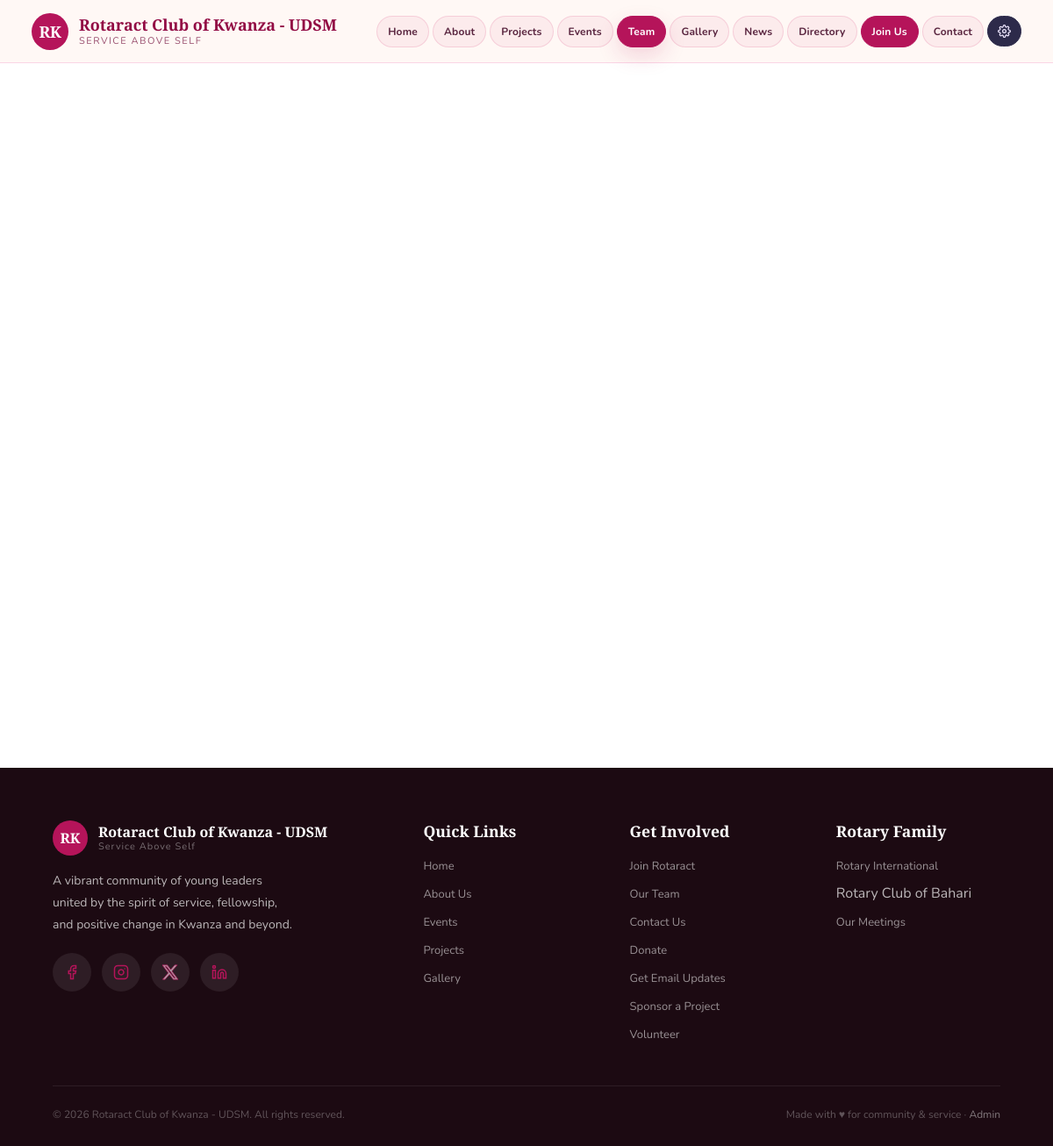
Before: /team.php with the older database file.
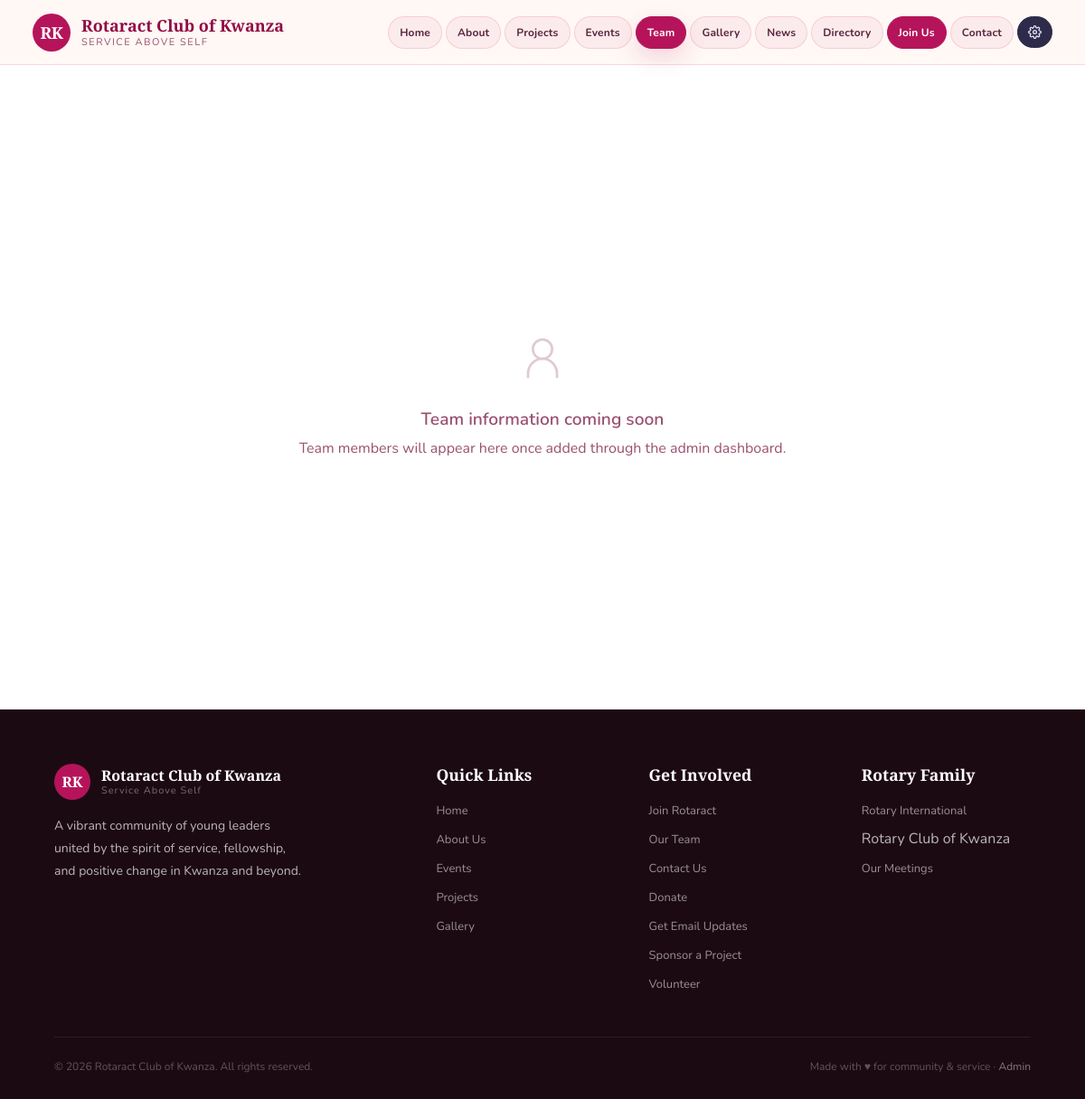
After: the same page with the newer database file.
### tables this page shows
CREATE TABLE `site_settings` (
  `id` int(11) NOT NULL AUTO_INCREMENT,
  `setting_key` varchar(100) NOT NULL,
  `setting_value` text DEFAULT NULL,
  `updated_at` timestamp NOT NULL DEFAULT current_timestamp() ON UPDATE current_timestamp(),
  PRIMARY KEY (`id`),
  UNIQUE KEY `setting_key` (`setting_key`)
);

### classes/SiteSettings.php (called while the page is built, shortened)
<?php
class SiteSettings
{
    private mysqli $db;
    public function __construct(mysqli $conn)
    {
        $this->db = $conn;
    }
    public function get(string $key, string $default = ''): string
    {
        $stmt = $this->db->prepare(
            'SELECT setting_value FROM site_settings WHERE setting_key = ?'
        );
        $stmt->bind_param('s', $key);
        $stmt->execute();
        $stmt->bind_result($value);
        $found = $stmt->fetch();
        return $found ? (string) $value : $default;
    }
}

### includes/helpers.php (called while the page is built, shortened)
<?php
function site_setting(mysqli $conn, string $key, string $default = ''): string
{
    static $settings = null;
    if ($settings === null) {
        require_once dirname(__DIR__) . '/classes/SiteSettings.php';
        $settings = new SiteSettings($conn);
    }
    return $settings->get($key, $default);
}
function site_title(mysqli $conn, string $page = ''): string
{
    $siteName = site_setting($conn, 'site_name', 'Rotaract Club of Kwanza');
    return $page === '' ? $siteName : $page . ' — ' . $siteName;
}

### classes/TeamMember.php (called while the page is built, shortened)
<?php
class TeamMember
{
    private mysqli $db;
    public function __construct(mysqli $conn)
    {
        $this->db = $conn;
    }
    private function hasRoleId(): bool
    {
        $stmt = $this->db->prepare("SHOW COLUMNS FROM team_members LIKE 'role_id'");
        $stmt->execute();
        $res = $stmt->get_result();
        $this->hasRoleId = $res && $res->num_rows > 0;
        return $this->hasRoleId;
    }
    private function hasTeamRoles(): bool
    {
        $stmt = $this->db->prepare("SHOW TABLES LIKE 'team_roles'");
        $stmt->execute();
        $res = $stmt->get_result();
        $this->hasTeamRoles = $res && $res->num_rows > 0;
        return $this->hasTeamRoles;
    }
    private function canJoinRoles(): bool
    {
        return $this->hasRoleId() && $this->hasTeamRoles();
    }
    private function baseSelect(): string
    {
        return "SELECT tm.*,
                       COALESCE(tr.name, tm.role, 'Team Member') AS role,
                       COALESCE(tr.tier_label, 'Team Members') AS tier_label
                FROM team_members tm
                LEFT JOIN team_roles tr ON tm.role_id = tr.id";
    }
    public function getActive(): array
    {
        if ($this->canJoinRoles()) {
            $stmt = $this->db->prepare(
                $this->baseSelect() . ' WHERE tm.is_active = 1
                 ORDER BY COALESCE(tr.display_order, 9999) ASC, tm.display_order ASC, tm.created_at ASC'
            );
        }
        $stmt->execute();
        $rows = $stmt->get_result()->fetch_all(MYSQLI_ASSOC);
        return $rows;
    }
}

### team.php (the view, shortened to what the changed rows need)
<?php
require_once __DIR__ . '/classes/TeamMember.php';
require_once __DIR__ . '/includes/helpers.php';
$db = new Database();
$conn = $db->connect();
$team = (new TeamMember($conn))->getActive();
$page_title = site_title($conn, 'Our Team');
?>
<!DOCTYPE html>
<html lang="en">
<head>
  <?php require __DIR__ . '/includes/public_head.php'; ?>
</head>
<body>
  <?php require_once __DIR__ . '/includes/navbar.php'; ?>
  <section id="team" style="padding-top:100px">
    <div class="container">
      <?php if ($team): ?>
        <div class="team-grid" style="margin-top:48px">
          <?php foreach ($team as $i => $tm):
            $pal = avatar_palette($i);
            $words = array_filter(explode(' ', $tm['full_name']));
            $initials = substr(strtoupper(implode('', array_map(fn($w) => $w[0], $words))), 0, 2);
            ?>
            <div class="team-card reveal<?= $i > 0 && $i < 4 ? ' reveal-delay-' . ($i % 4) : '' ?>">
              <div class="team-avatar" style="background:<?= $pal['bg'] ?>">
                <?php if ($tm['image_path']): ?>
                  <div class="team-avatar-circle" style="overflow:hidden;padding:0">
                    <img src="<?= e(img_url($tm['image_path'])) ?>" alt="<?= e($tm['full_name']) ?>"
                      style="width:100%;height:100%;object-fit:cover;border-radius:50%;display:block">
                  </div>
                <?php else: ?>
                  <div class="team-avatar-circle" style="background:<?= $pal['circle'] ?>"><?= $initials ?></div>
                <?php endif; ?>
              </div>
              <div class="team-card-body">
                <div class="role"><?= e($tm['role']) ?></div>
                <h4><?= e($tm['full_name']) ?></h4>
                <?php if ($tm['term'] ?? ''): ?>
                  <div style="font-size:11.5px;color:var(--text-soft);font-weight:600;letter-spacing:.3px;margin:-6px 0 14px">
                    Term <?= e($tm['term']) ?></div>
                <?php endif; ?>
                <?php if ($tm['description']): ?>
                  <p><?= e($tm['description']) ?></p><?php endif; ?>
                <div class="team-social-row">
                  <?php if ($tm['email']): ?>
                    <a href="mailto:<?= e($tm['email']) ?>" class="team-social-link">
                      <?= e($tm['email']) ?>
                    </a>
                  <?php endif; ?>
                  <?php if ($tm['linkedin_url'] ?? ''): ?>
                    <a href="<?= e($tm['linkedin_url']) ?>" target="_blank" rel="noopener" class="team-social-link">
                      <svg width="13" height="13" viewBox="0 0 24 24" fill="currentColor">
                        <path d="M16 8a6 6 0 016 6v7h-4v-7a2 2 0 00-2-2 2 2 0 00-2 2v7h-4v-7a6 6 0 016-6z" />
                        <rect x="2" y="9" width="4" height="12" />
                        <circle cx="4" cy="4" r="2" />
                      </svg>
                      LinkedIn
                    </a>
                  <?php endif; ?>
                  <?php if ($tm['instagram_url'] ?? ''): ?>
                    <a href="<?= e($tm['instagram_url']) ?>" target="_blank" rel="noopener" class="team-social-link">
                      <svg width="13" height="13" viewBox="0 0 24 24" fill="none" stroke="currentColor" stroke-width="2"
                        stroke-linecap="round">
                        <rect x="2" y="2" width="20" height="20" rx="5" ry="5" />
                        <path d="M16 11.37A4 4 0 1112.63 8 4 4 0 0116 11.37z" />
                        <line x1="17.5" y1="6.5" x2="17.51" y2="6.5" />
                      </svg>
                      Instagram
                    </a>
                  <?php endif; ?>
                </div>
              </div>
            </div>
          <?php endforeach; ?>
        </div>
      <?php else: ?>
        <div style="text-align:center;padding:80px 20px;color:var(--text-soft)">
          <svg width="64" height="64" viewBox="0 0 24 24" fill="none" stroke="currentColor" stroke-width="1"
            style="opacity:.3;margin-bottom:16px">
            <circle cx="12" cy="8" r="4" />
            <path d="M6 20v-2a6 6 0 0 1 12 0v2" />
          </svg>
          <p style="font-size:1.2rem;font-weight:600">Team information coming soon</p>
          <p style="margin-top:8px">Team members will appear here once added through the admin dashboard.</p>
        </div>
      <?php endif; ?>
    </div>
  </section>
  <?php require_once __DIR__ . '/includes/footer.php'; ?>
</body>
</html>

### includes/navbar.php (shortened to what the changed rows need)
<?php
require_once dirname(__DIR__) . '/classes/SiteSettings.php';
require_once dirname(__DIR__) . '/includes/helpers.php';
$_current = basename($_SERVER['PHP_SELF']);
$_page_nav_map = [
  'about.php'              => 'about',
  'projects.php'            => 'projects',
  'project.php'             => 'projects',
  'project_signup.php'      => 'projects',
  'events.php'              => 'events',
  'event.php'               => 'events',
  'rsvp.php'                => 'events',
  'team.php'                => 'team',
  'leadership_history.php'  => 'team',
  'gallery.php'             => 'gallery',
  'news.php'                => 'news',
  'directory.php'           => 'directory',
  'join.php'                => 'join',
  'contact.php'             => 'contact',
];
$_pinned_nav = $_page_nav_map[$_current] ?? null;
$_site_name      = isset($conn) ? (new SiteSettings($conn))->get('site_name', 'Rotaract Club of Kwanza') : 'Rotaract Club of Kwanza';
$_motto_text     = isset($conn) ? (new SiteSettings($conn))->get('motto_text', 'Service Above Self') : 'Service Above Self';
$_brand_initials = isset($conn) ? (new SiteSettings($conn))->get('brand_initials', 'RK') : 'RK';
$_site_logo      = isset($conn) ? (new SiteSettings($conn))->get('site_logo', '') : '';
$_navbar_show_logo = $_site_logo && (isset($conn) ? (new SiteSettings($conn))->get('navbar_logo_display', 'logo') : 'logo') === 'logo';
?>
<nav id="navbar"<?= $_pinned_nav ? ' data-active-nav="' . htmlspecialchars($_pinned_nav, ENT_QUOTES, 'UTF-8') . '"' : '' ?>>
  <a href="index.php#home" class="nav-brand">
    <div class="nav-logo">
      <?php if ($_navbar_show_logo): ?>
        <img src="<?= htmlspecialchars(img_url($_site_logo), ENT_QUOTES, 'UTF-8') ?>" alt="<?= htmlspecialchars($_site_name, ENT_QUOTES, 'UTF-8') ?> logo" class="nav-logo-img">
      <?php else: ?>
        <?= htmlspecialchars($_brand_initials, ENT_QUOTES, 'UTF-8') ?>
      <?php endif; ?>
    </div>
    <div class="nav-name"><?= htmlspecialchars($_site_name, ENT_QUOTES, 'UTF-8') ?><span><?= htmlspecialchars($_motto_text, ENT_QUOTES, 'UTF-8') ?></span></div>
  </a>
</nav>

### includes/footer.php (shortened to what the changed rows need)
<?php
require_once dirname(__DIR__) . '/classes/SiteSettings.php';
require_once __DIR__ . '/helpers.php';
$_fb   = isset($conn) ? (new SiteSettings($conn))->get('facebook_url',  '') : '';
$_ig   = isset($conn) ? (new SiteSettings($conn))->get('instagram_url', '') : '';
$_tw   = isset($conn) ? (new SiteSettings($conn))->get('twitter_url',   '') : '';
$_li   = isset($conn) ? (new SiteSettings($conn))->get('linkedin_url',  '') : '';
$_site_name          = isset($conn) ? (new SiteSettings($conn))->get('site_name', 'Rotaract Club of Kwanza') : 'Rotaract Club of Kwanza';
$_motto_text         = isset($conn) ? (new SiteSettings($conn))->get('motto_text', 'Service Above Self') : 'Service Above Self';
$_sponsor_club       = isset($conn) ? (new SiteSettings($conn))->get('sponsor_club', 'Rotary Club of Kwanza') : 'Rotary Club of Kwanza';
$_sponsor_url        = isset($conn) ? (new SiteSettings($conn))->get('sponsor_club_url', '') : '';
$_brand_initials     = isset($conn) ? (new SiteSettings($conn))->get('brand_initials', 'RK') : 'RK';
$_site_logo          = isset($conn) ? (new SiteSettings($conn))->get('site_logo', '') : '';
$_footer_show_logo   = $_site_logo && (isset($conn) ? (new SiteSettings($conn))->get('footer_logo_display', 'logo') : 'logo') === 'logo';
$_footer_description = isset($conn) ? (new SiteSettings($conn))->get('footer_description', 'A vibrant community of young leaders united by the spirit of service, fellowship, and positive change in Kwanza and beyond.') : 'A vibrant community of young leaders united by the spirit of service, fellowship, and positive change in Kwanza and beyond.';
$_footer_tagline     = isset($conn) ? (new SiteSettings($conn))->get('footer_tagline', 'Made with ♥ for community & service') : 'Made with ♥ for community & service';
?>
<footer>
  <div class="footer-grid">
    <div class="footer-brand">
      <a href="index.php#home" class="logo">
        <div class="logo-circle">
          <?php if ($_footer_show_logo): ?>
            <img src="<?= htmlspecialchars(img_url($_site_logo), ENT_QUOTES, 'UTF-8') ?>" alt="<?= htmlspecialchars($_site_name, ENT_QUOTES, 'UTF-8') ?> logo" class="logo-img">
          <?php else: ?>
            <?= htmlspecialchars($_brand_initials, ENT_QUOTES, 'UTF-8') ?>
          <?php endif; ?>
        </div>
        <div class="logo-text"><?= htmlspecialchars($_site_name, ENT_QUOTES, 'UTF-8') ?><span><?= htmlspecialchars($_motto_text, ENT_QUOTES, 'UTF-8') ?></span></div>
      </a>
      <p><?= htmlspecialchars($_footer_description, ENT_QUOTES, 'UTF-8') ?></p>
      <div class="socials" style="margin-top:20px">
        <?php if ($_fb): ?>
        <a href="<?= htmlspecialchars($_fb, ENT_QUOTES, 'UTF-8') ?>" class="social-btn" style="background:rgba(255,255,255,0.08)" aria-label="Facebook" target="_blank" rel="noopener noreferrer">
          <svg viewBox="0 0 24 24" fill="none" stroke="rgba(255,255,255,0.6)" stroke-width="2" stroke-linecap="round"><path d="M18 2h-3a5 5 0 00-5 5v3H7v4h3v8h4v-8h3l1-4h-4V7a1 1 0 011-1h3z"/></svg>
        </a>
        <?php endif; ?>
        <?php if ($_ig): ?>
        <a href="<?= htmlspecialchars($_ig, ENT_QUOTES, 'UTF-8') ?>" class="social-btn" style="background:rgba(255,255,255,0.08)" aria-label="Instagram" target="_blank" rel="noopener noreferrer">
          <svg viewBox="0 0 24 24" fill="none" stroke="rgba(255,255,255,0.6)" stroke-width="2" stroke-linecap="round"><rect x="2" y="2" width="20" height="20" rx="5" ry="5"/><path d="M16 11.37A4 4 0 1112.63 8 4 4 0 0116 11.37z"/><line x1="17.5" y1="6.5" x2="17.51" y2="6.5"/></svg>
        </a>
        <?php endif; ?>
        <?php if ($_tw): ?>
        <a href="<?= htmlspecialchars($_tw, ENT_QUOTES, 'UTF-8') ?>" class="social-btn" style="background:rgba(255,255,255,0.08)" aria-label="X" target="_blank" rel="noopener noreferrer">
          <svg viewBox="0 0 24 24" fill="rgba(255,255,255,0.6)"><path d="M18.901 1.153h3.68l-8.04 9.19L24 22.846h-7.406l-5.8-7.584-6.638 7.584H.474l8.6-9.83L0 1.154h7.594l5.243 6.932ZM17.61 20.644h2.039L6.486 3.24H4.298Z"/></svg>
        </a>
        <?php endif; ?>
        <?php if ($_li): ?>
        <a href="<?= htmlspecialchars($_li, ENT_QUOTES, 'UTF-8') ?>" class="social-btn" style="background:rgba(255,255,255,0.08)" aria-label="LinkedIn" target="_blank" rel="noopener noreferrer">
          <svg viewBox="0 0 24 24" fill="none" stroke="rgba(255,255,255,0.6)" stroke-width="2" stroke-linecap="round"><path d="M16 8a6 6 0 016 6v7h-4v-7a2 2 0 00-2-2 2 2 0 00-2 2v7h-4v-7a6 6 0 016-6z"/><rect x="2" y="9" width="4" height="12"/><circle cx="4" cy="4" r="2"/></svg>
        </a>
        <?php endif; ?>
      </div>
    </div>
    <div class="footer-col">
      <ul>
        <?php if ($_sponsor_url): ?>
          <li><a href="<?= htmlspecialchars($_sponsor_url, ENT_QUOTES, 'UTF-8') ?>" target="_blank" rel="noopener noreferrer"><?= htmlspecialchars($_sponsor_club, ENT_QUOTES, 'UTF-8') ?></a></li>
        <?php else: ?>
          <li><span><?= htmlspecialchars($_sponsor_club, ENT_QUOTES, 'UTF-8') ?></span></li>
        <?php endif; ?>
      </ul>
    </div>
  </div>
  <div class="footer-bottom">
    <p>&copy; <?= date('Y') ?> <?= htmlspecialchars($_site_name, ENT_QUOTES, 'UTF-8') ?>. All rights reserved.</p>
    <p><?= htmlspecialchars($_footer_tagline, ENT_QUOTES, 'UTF-8') ?> &middot; <a href="admin/login.php" style="color:rgba(255,255,255,.45);text-decoration:none;font-size:12px">Admin</a></p>
  </div>
</footer>

Changed rows visible on the page:
removed site_settings: setting_value "RK"
removed site_settings: setting_value "Rotaract Club of Kwanza - UDSM"
removed site_settings: setting_value "SERVICE ABOVE SELF", setting_value "Service Above Self"
removed site_settings: setting_value "A vibrant community of young leaders united by the spirit of service, fellowship, and positive change in Kwanza and beyond."
removed site_settings: setting_value "Rotary Club of Bahari"
removed site_settings: setting_value "Made with ♥ for community & service"
Other visible differences:
$_brand_initials: (not shown) → "RK"
$_site_name: (not shown) → "Rotaract Club of Kwanza"
$_motto_text: (not shown) → "SERVICE ABOVE SELF"
$_motto_text: (not shown) → "Service Above Self"
$_footer_description: (not shown) → "A vibrant community of young leaders united by the spirit of service, fellowship, and positive change in Kwanza and beyond."
$_sponsor_club: (not shown) → "Rotary Club of Kwanza"
$_footer_tagline: (not shown) → "Made with ♥ for community & service"
text now shown: "Team information coming soon Team members will appear here once added through the admin dashboard."
